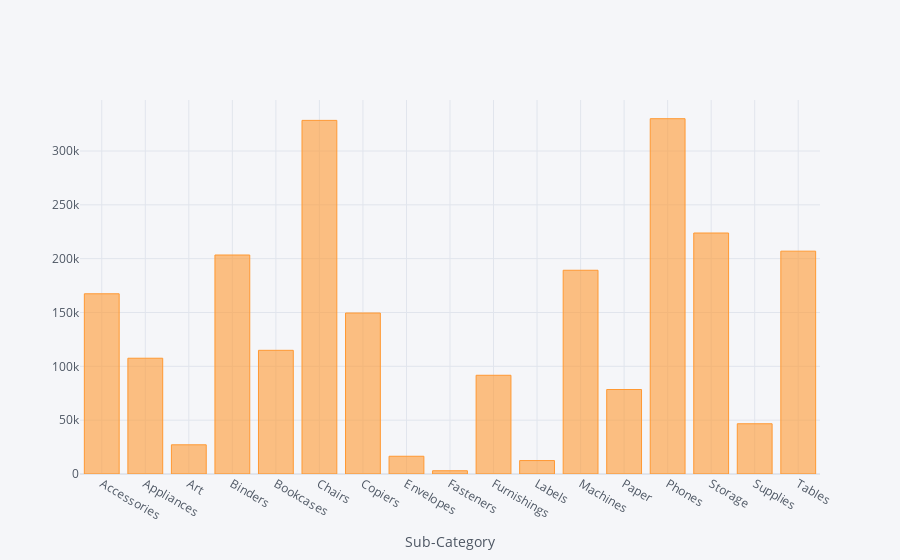

Notebook cell for this chart:
### Code cell
dh=df.groupby(['Sub-Category'])['Sales'].sum().reset_index()
dh
dh.iplot(kind='bar',x='Sub-Category',y='Sales',xTitle='Sub-Category')

### Figure 1 — Plotly figure (JSON) as saved in the notebook; plotly's stock layout.template omitted (floating-point values rounded to 4 significant figures)
{"data": [{"marker": {"color": "rgba(255, 153, 51, 0.6)", "line": {"color": "rgba(255, 153, 51, 1.0)", "width": 1}}, "name": "Sales", "orientation": "v", "text": "", "type": "bar", "x": ["Accessories", "Appliances", "Art", "Binders", "Bookcases", "Chairs", "Copiers", "Envelopes", "Fasteners", "Furnishings", "Labels", "Machines", "Paper", "Phones", "Storage", "Supplies", "Tables"], "y": [167400.0, 107500.0, 27120.0, 203400.0, 114900.0, 328400.0, 149500.0, 16480.0, 3024.0, 91710.0, 12490.0, 189200.0, 78480.0, 330000.0, 223800.0, 46670.0, 207000.0]}], "layout": {"legend": {"bgcolor": "#F5F6F9", "font": {"color": "#4D5663"}}, "paper_bgcolor": "#F5F6F9", "plot_bgcolor": "#F5F6F9", "title": {"font": {"color": "#4D5663"}}, "xaxis": {"gridcolor": "#E1E5ED", "showgrid": true, "tickfont": {"color": "#4D5663"}, "title": {"font": {"color": "#4D5663"}, "text": "Sub-Category"}, "zerolinecolor": "#E1E5ED"}, "yaxis": {"gridcolor": "#E1E5ED", "showgrid": true, "tickfont": {"color": "#4D5663"}, "title": {"font": {"color": "#4D5663"}, "text": ""}, "zerolinecolor": "#E1E5ED"}}}
